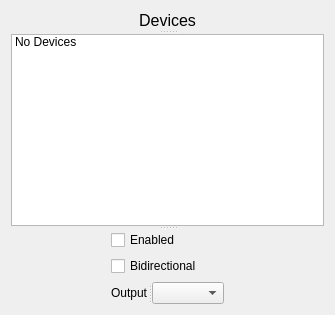
     <widget class="QWidget" name="tab_device">
      <attribute name="title">
       <string>Devices</string>
      </attribute>
      <layout class="QGridLayout" name="gridLayout_2">
       <item row="0" column="0" alignment="Qt::AlignTop">
        <widget class="QSplitter" name="splitter_3">
         <property name="sizePolicy">
          <sizepolicy hsizetype="Preferred" vsizetype="Fixed">
           <horstretch>0</horstretch>
           <verstretch>0</verstretch>
          </sizepolicy>
         </property>
         <property name="orientation">
          <enum>Qt::Vertical</enum>
         </property>
         <widget class="QLabel" name="lbl_midi_dev">
          <property name="sizePolicy">
           <sizepolicy hsizetype="Preferred" vsizetype="Fixed">
            <horstretch>0</horstretch>
            <verstretch>0</verstretch>
           </sizepolicy>
          </property>
          <property name="font">
           <font>
            <family>Tahoma</family>
            <pointsize>12</pointsize>
           </font>
          </property>
          <property name="text">
           <string>Devices</string>
          </property>
          <property name="alignment">
           <set>Qt::AlignCenter</set>
          </property>
         </widget>
         <widget class="QListWidget" name="list_midi_dev">
          <property name="sizePolicy">
           <sizepolicy hsizetype="Expanding" vsizetype="Fixed">
            <horstretch>0</horstretch>
            <verstretch>0</verstretch>
           </sizepolicy>
          </property>
          <item>
           <property name="text">
            <string>No Devices</string>
           </property>
          </item>
         </widget>
         <widget class="QWidget" name="verticalLayoutWidget">
          <property name="sizePolicy">
           <sizepolicy hsizetype="Preferred" vsizetype="Fixed">
            <horstretch>0</horstretch>
            <verstretch>0</verstretch>
           </sizepolicy>
          </property>
          <layout class="QVBoxLayout" name="verticalLayout">
           <property name="sizeConstraint">
            <enum>QLayout::SetFixedSize</enum>
           </property>
           <property name="leftMargin">
            <number>100</number>
           </property>
           <property name="rightMargin">
            <number>100</number>
           </property>
           <item>
            <widget class="QCheckBox" name="check_enabled">
             <property name="sizePolicy">
              <sizepolicy hsizetype="Minimum" vsizetype="Fixed">
               <horstretch>0</horstretch>
               <verstretch>0</verstretch>
              </sizepolicy>
             </property>
             <property name="maximumSize">
              <size>
               <width>16777215</width>
               <height>25</height>
              </size>
             </property>
             <property name="text">
              <string>Enabled</string>
             </property>
            </widget>
           </item>
           <item>
            <widget class="QCheckBox" name="bidirectional">
             <property name="sizePolicy">
              <sizepolicy hsizetype="Minimum" vsizetype="Fixed">
               <horstretch>0</horstretch>
               <verstretch>0</verstretch>
              </sizepolicy>
             </property>
             <property name="maximumSize">
              <size>
               <width>16777215</width>
               <height>25</height>
              </size>
             </property>
             <property name="text">
              <string>Bidirectional</string>
             </property>
            </widget>
           </item>
           <item>
            <widget class="QSplitter" name="splitter_4">
             <property name="sizePolicy">
              <sizepolicy hsizetype="Expanding" vsizetype="Fixed">
               <horstretch>0</horstretch>
               <verstretch>0</verstretch>
              </sizepolicy>
             </property>
             <property name="orientation">
              <enum>Qt::Horizontal</enum>
             </property>
             <widget class="QLabel" name="label">
              <property name="sizePolicy">
               <sizepolicy hsizetype="Fixed" vsizetype="Fixed">
                <horstretch>0</horstretch>
                <verstretch>0</verstretch>
               </sizepolicy>
              </property>
              <property name="text">
               <string>Output</string>
              </property>
             </widget>
             <widget class="QComboBox" name="outbox">
              <property name="sizePolicy">
               <sizepolicy hsizetype="Fixed" vsizetype="Fixed">
                <horstretch>0</horstretch>
                <verstretch>0</verstretch>
               </sizepolicy>
              </property>
              <property name="maximumSize">
               <size>
                <width>16777215</width>
                <height>25</height>
               </size>
              </property>
             </widget>
            </widget>
           </item>
          </layout>
         </widget>
        </widget>
       </item>
      </layout>
     </widget>
